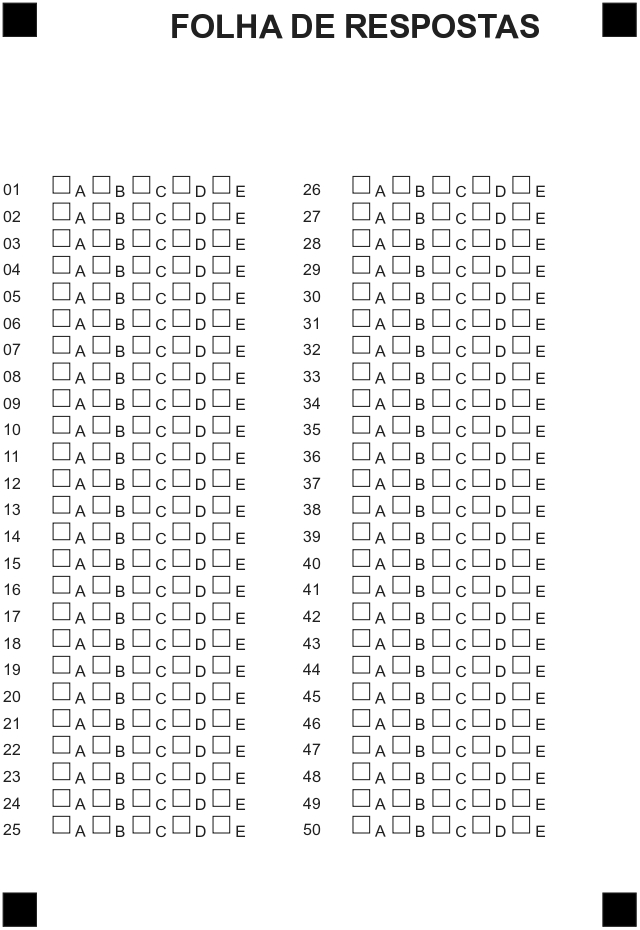
%> input picture imagens/prova01.jpg, 640 x 930 px
$ octave --eval "result = detectarMarcadores(imread('imagens/prova01.jpg'));"   (GNU Octave 9; MATLAB toolbox functions it lacks are replaced by stand-ins)
%> lines starting %> are read from the running program, lines starting %| are printed output that depends on the picture; in (x1, y1, x2, y2) boxes, pixels count from 0 and x2, y2 are one past the last pixel; in counts of white or black regions, pixels touching at a corner belong together; the program's own positions count from 1
% Autores: Antonio Galvão Martins Neto; Gustavo Ruiz de Queiroz  %
% Data: 11/06/2026                                               %
% UTFPR - Processamento Digital de Imagens                       %

function marcadores = detectarMarcadores(img)

% Saída:
% marcadores =
% [xTL yTL
%  xTR yTR
%  xBL yBL
%  xBR yBR]

gray = rgb2gray(img);

figure;
imshow(gray);
title('Cinza');

% binariza e plota a imagem
BW = gray < 80;
figure;
imshow(BW);
title('Imagem binarizada');

% remove ruidos pequenos pela area proporcional
BW = bwareaopen(BW, 500);
CC = bwconncomp(BW);

stats = regionprops(CC,...
    'Area',...
    'BoundingBox',...
    'Centroid');

if isempty(stats)
    error('Nenhum componente encontrado.');
end

% detecta objetos que sao quase quadrados
areas = [];
centers = [];

for i = 1:length(stats)
    bb = stats(i).BoundingBox;

    largura = bb(3);
    altura  = bb(4);
    aspecto = largura/altura;

    % quadrado - aspecto 1
    if aspecto > 0.7 && aspecto < 1.3
        areas(end+1) = stats(i).Area;
        centers(end+1,:) = stats(i).Centroid;
    end
end

if length(areas) < 4
    fprintf('Quantidade de componentes: %d\n', length(stats));
    error('Menos de 4 marcadores encontrados.');
end

% seleciona os 4 maiores quadrados
[~,idx] = sort(areas,'descend');
centers = centers(idx(1:4),:);

% ordenacao dos campos
% separa topo e base
[~,ordY] = sort(centers(:,2));

topo = centers(ordY(1:2),:);
base = centers(ordY(3:4),:);

% esquerda-direita no topo
[~,ordX] = sort(topo(:,1));

TL = topo(ordX(1),:);
TR = topo(ordX(2),:);

% esquerda-direita na base
[~,ordX] = sort(base(:,1));

BL = base(ordX(1),:);
BR = base(ordX(2),:);

marcadores = [
    TL
    TR
    BL
    BR
];

% plot
figure;
imshow(img);
hold on;

plot(marcadores(:,1),...
     marcadores(:,2),...
     'r*',...
     'MarkerSize',12);

text(marcadores(1,1),marcadores(1,2),' TL',...
    'Color','yellow','FontWeight','bold');
text(marcadores(2,1),marcadores(2,2),' TR',...
    'Color','yellow','FontWeight','bold');
text(marcadores(3,1),marcadores(3,2),' BL',...
    'Color','yellow','FontWeight','bold');
text(marcadores(4,1),marcadores(4,2),' BR',...
    'Color','yellow','FontWeight','bold');
title('Marcadores Detectados');

end
%> in detectarMarcadores, `BW = gray < 80;`:
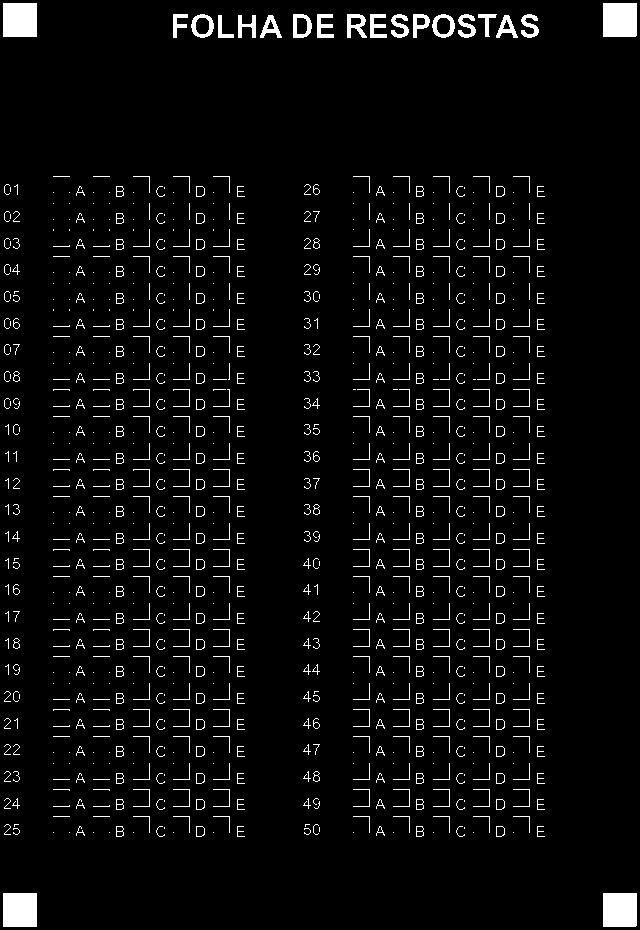
%> BW: size 930x640 logical; 4.4% white; 961 white regions (453 under 20 px), largest, box (x1, y1, x2, y2) and area: (3, 3, 37, 37) 1156, (3, 893, 37, 927) 1156, (603, 3, 637, 37) 1155
%> in detectarMarcadores, `BW = bwareaopen(BW, 500);`:
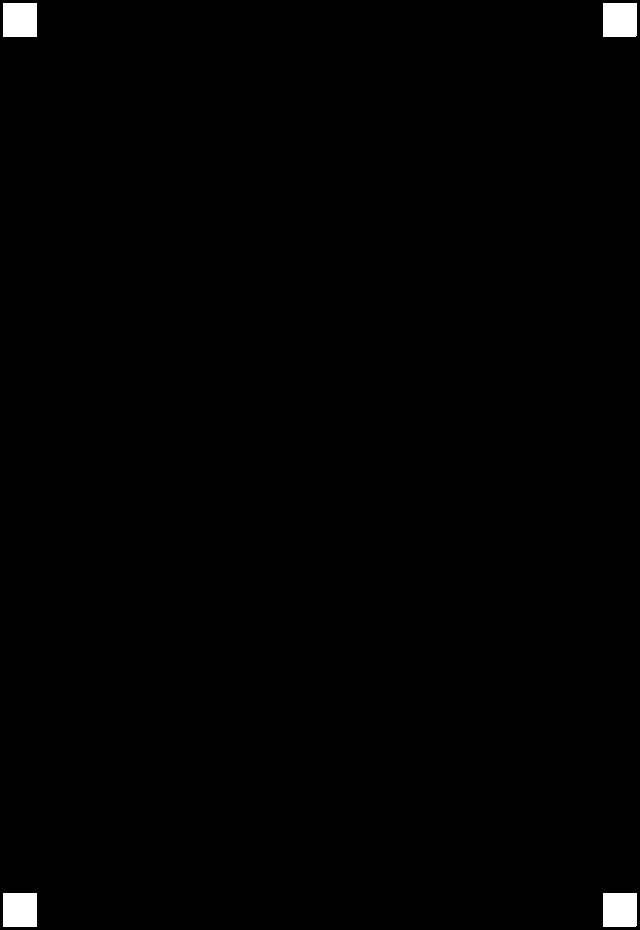
%> BW: size 930x640 logical; 0.78% white; 4 white regions
%> in detectarMarcadores, `CC = bwconncomp(BW);`: CC = 4 connected components
%> in detectarMarcadores, `stats = regionprops(CC, 'Area', 'BoundingBox', 'Centroid');`: stats = 4 regions; box (x1, y1, x2, y2), Area and Centroid: (3, 3, 37, 37) 1156 [20.5 20.5], (3, 893, 37, 927) 1156 [20.5 910.5], (603, 3, 637, 37) 1155 [620.5 20.5], (603, 893, 637, 927) 1155 [620.5 910.5]
%> the loop in detectarMarcadores, `for i = 1:length(stats)` made 4 passes
%> bb on passes 1 to 4: [3.5 3.5 34 34], [3.5 893.5 34 34], [603.5 3.5 34 34], [603.5 893.5 34 34]
%> after the loop in detectarMarcadores, `for i = 1:length(stats)`: areas = [1156 1156 1155 1155]; centers = [20.5 20.5; 20.5 910.5; 620.5 20.49; 620.5 910.5]
%> in detectarMarcadores, `[~,idx] = sort(areas,'descend');`: idx = [1 2 3 4]
%> in detectarMarcadores, `[~,ordY] = sort(centers(:,2));`: ordY = [3; 1; 4; 2]
%> in detectarMarcadores, `topo = centers(ordY(1:2),:);`: topo = [620.5 20.49; 20.5 20.5]
%> in detectarMarcadores, `base = centers(ordY(3:4),:);`: base = [620.5 910.5; 20.5 910.5]
%> in detectarMarcadores, `[~,ordX] = sort(topo(:,1));`: ordX = [2; 1]
%> in detectarMarcadores, `TL = topo(ordX(1),:);`: TL = [20.5 20.5]
%> in detectarMarcadores, `TR = topo(ordX(2),:);`: TR = [620.5 20.49]
%> in detectarMarcadores, `BL = base(ordX(1),:);`: BL = [20.5 910.5]
%> in detectarMarcadores, `BR = base(ordX(2),:);`: BR = [620.5 910.5]
%> in detectarMarcadores, `marcadores = [ TL TR BL BR ];`: marcadores = [20.5 20.5; 620.5 20.49; 20.5 910.5; 620.5 910.5]
%> `result = detectarMarcadores(imread('imagens/prova01.jpg'));`:
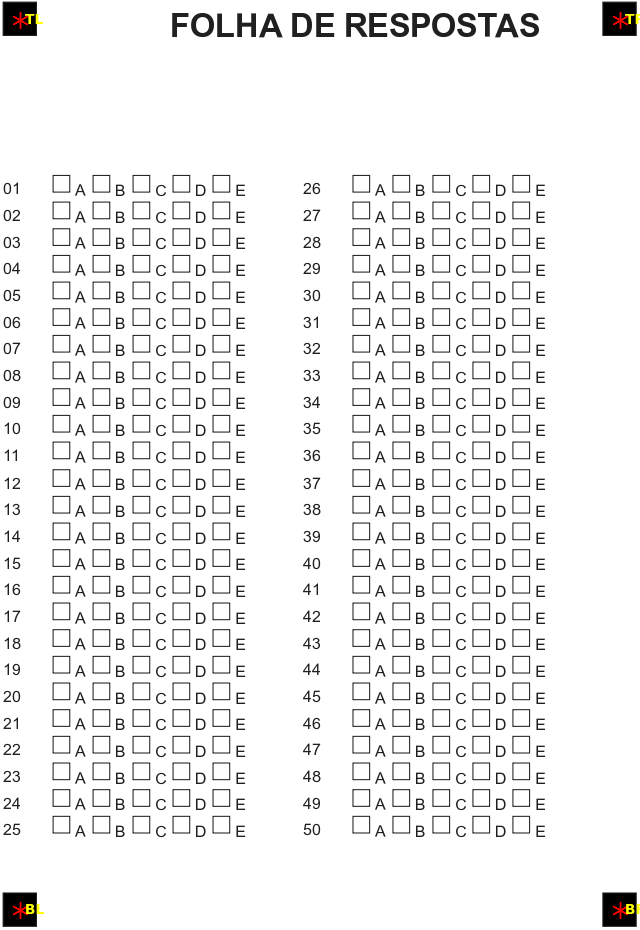
%> figure redrawn from the program's plot data; its title reads 'Marcadores Detectados'

$ run again, on imagens/prova02.jpg
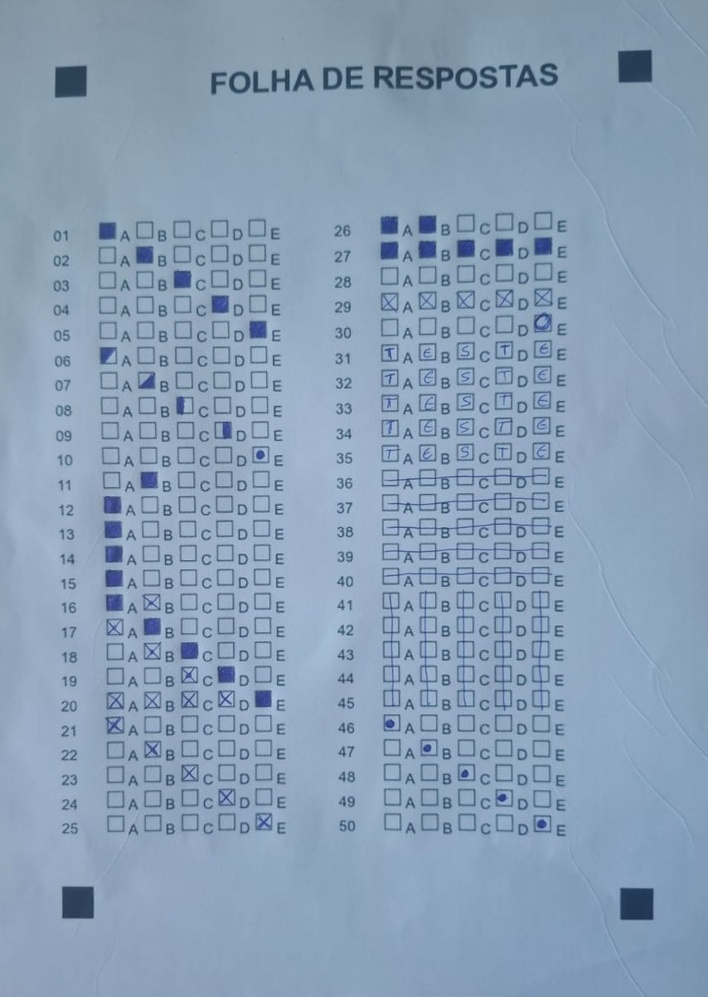
%> input picture imagens/prova02.jpg, 708 x 997 px, shrunk from 854 x 1203 before the run
%> in detectarMarcadores, `BW = bwareaopen(BW, 500);`:
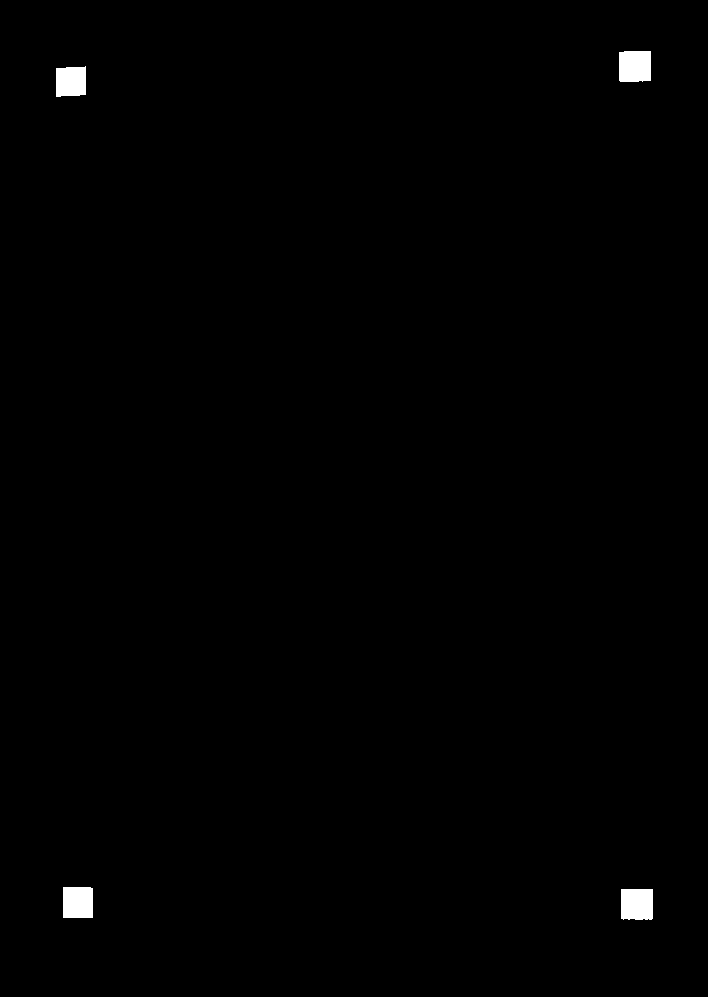
%> BW: size 997x708 logical; 0.53% white; 4 white regions
%> CC = 4 connected components
%> stats = 4 regions; box (x1, y1, x2, y2), Area and Centroid: (621, 889, 653, 920) 977 [637.6 904.8], (619, 51, 651, 82) 975 [635.5 66.9], (63, 887, 93, 918) 928 [78.5 903], (56, 66, 86, 97) 860 [71.5 82.1]
%> the loop in detectarMarcadores, `for i = 1:length(stats)` made 4 passes
%> (bb, largura, aspecto) on passes 1 to 4: ([56.5 66.5 30 31], 30, 0.968), ([63.5 887.5 30 31], 30, 0.968), ([619.5 51.5 32 31], 32, 1.03), ([621.5 889.5 32 31], 32, 1.03)
%> after the loop in detectarMarcadores, `for i = 1:length(stats)`: areas = [860 928 975 977]; centers = [71.48 82.13; 78.47 903; 635.5 66.89; 637.6 904.8]
%> idx = [4 3 2 1]
%> in detectarMarcadores, `centers = centers(idx(1:4),:);`: centers = [637.6 904.8; 635.5 66.89; 78.47 903; 71.48 82.13]
%> ordY = [2; 4; 3; 1]
%> topo = [635.5 66.89; 71.48 82.13]
%> base = [78.47 903; 637.6 904.8]
%> in detectarMarcadores, `[~,ordX] = sort(topo(:,1));`: ordX = [2; 1]
%> TL = [71.48 82.13]
%> TR = [635.5 66.89]
%> in detectarMarcadores, `[~,ordX] = sort(base(:,1));`: ordX = [1; 2]
%> BL = [78.47 903]
%> BR = [637.6 904.8]
%> marcadores = [71.48 82.13; 635.5 66.89; 78.47 903; 637.6 904.8]
%> `result = detectarMarcadores(imread('imagens/prova01.jpg'));`:
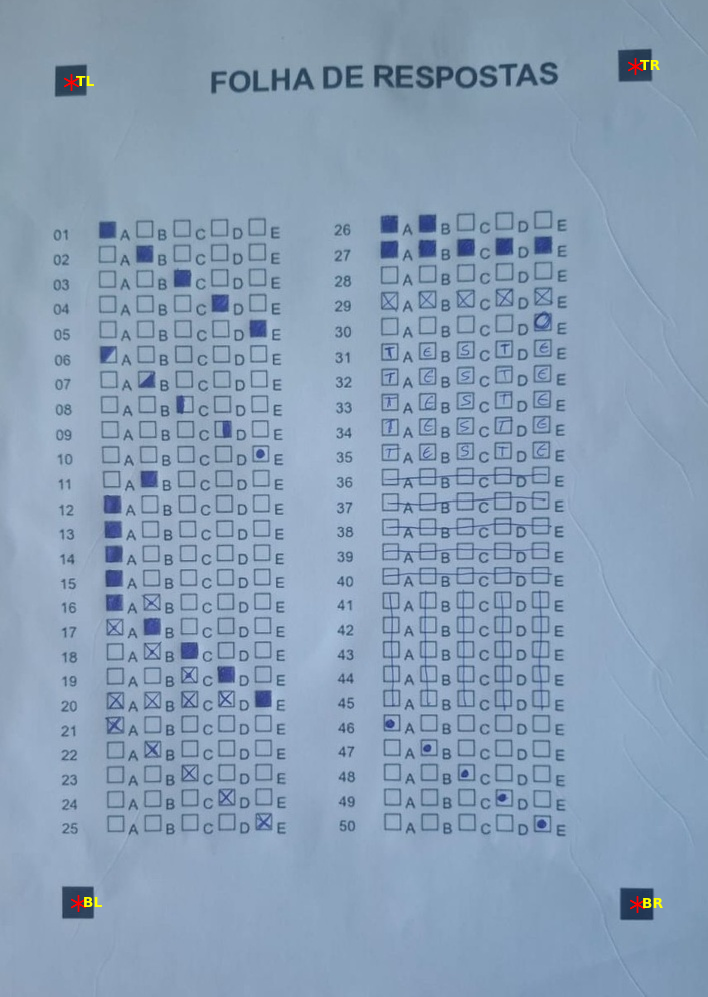
%> figure redrawn from the program's plot data; its title reads 'Marcadores Detectados'
